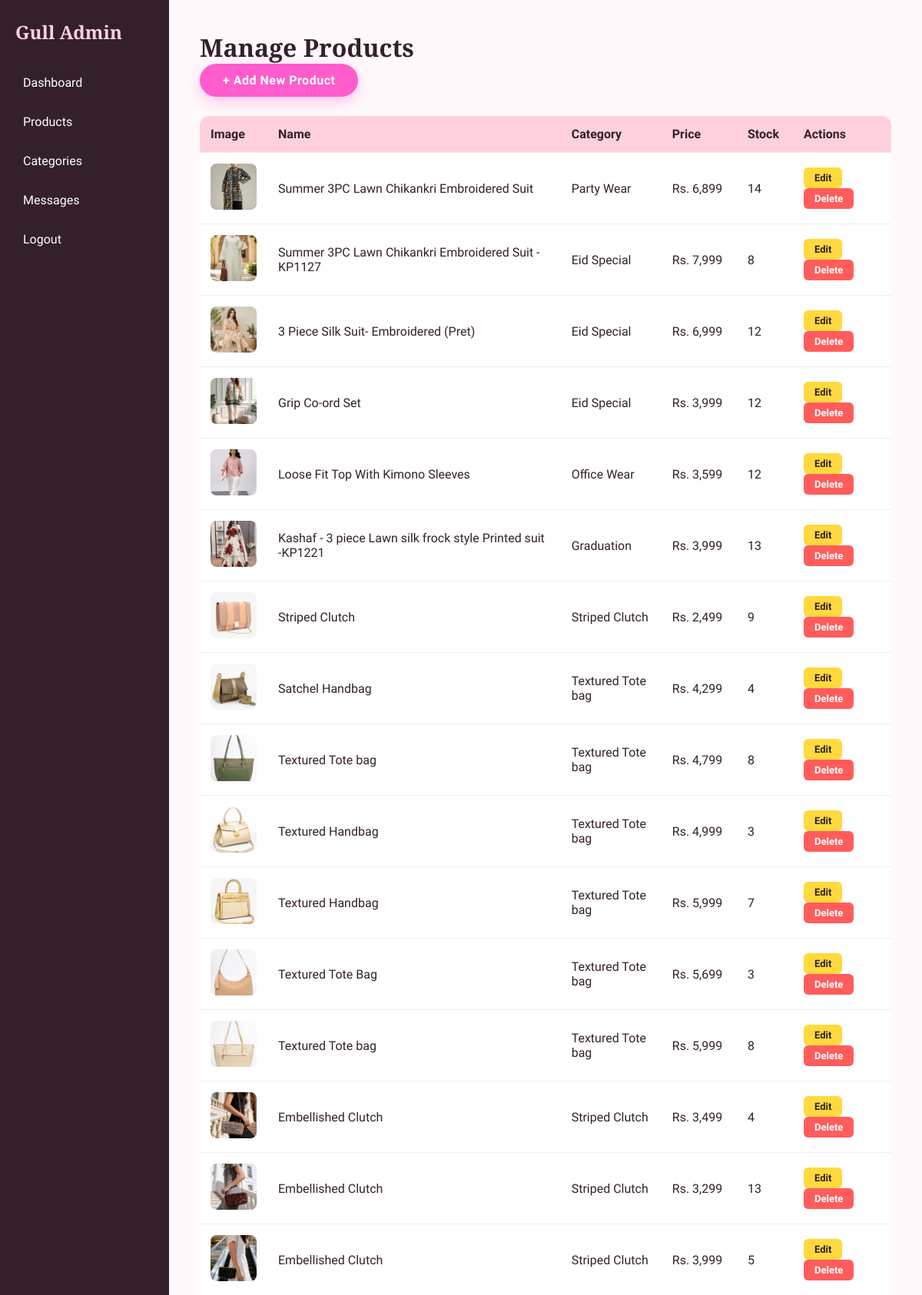
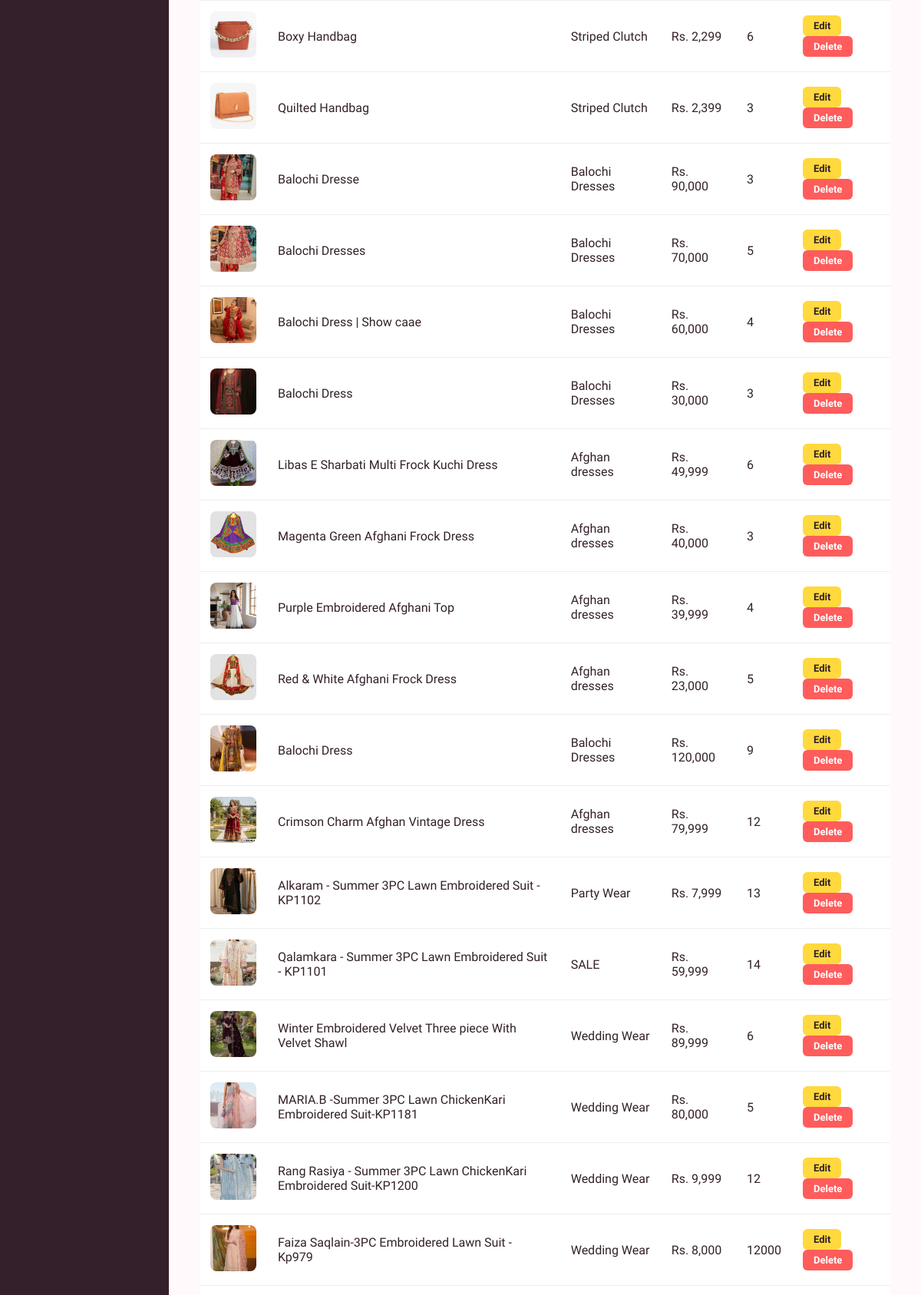
Page /admin/products.php (signed in, upper part) on the committed database (2 pictures, top to bottom).
### tables this page shows
CREATE TABLE `products` (
  `id` int(11) NOT NULL,
  `category_id` int(11) NOT NULL,
  `name` varchar(150) NOT NULL,
  `description` text DEFAULT NULL,
  `price` decimal(10,2) NOT NULL,
  `stock` int(11) DEFAULT 0,
  `image` varchar(255) DEFAULT NULL,
  `created_at` timestamp NOT NULL DEFAULT current_timestamp()
);

CREATE TABLE `categories` (
  `id` int(11) NOT NULL,
  `name` varchar(100) NOT NULL,
  `created_at` timestamp NOT NULL DEFAULT current_timestamp(),
  `image` varchar(255) DEFAULT NULL
);

### admin/products.php (the view)
<?php include '../includes/admin_header.php'; ?>
<h1>Manage Products</h1>
<a href="add_product.php" class="btn-primary">+ Add New Product</a>
<table class="admin-table">
    <thead>
        <tr>
            <th>Image</th>
            <th>Name</th>
            <th>Category</th>
            <th>Price</th>
            <th>Stock</th>
            <th>Actions</th>
        </tr>
    </thead>
    <tbody>
        <?php
        $sql = "SELECT products.*, categories.name AS category_name
                FROM products
                LEFT JOIN categories ON products.category_id = categories.id
                ORDER BY products.created_at DESC";
        $result = $conn->query($sql);
        if ($result && $result->num_rows > 0):
            while ($row = $result->fetch_assoc()):
        ?>
        <tr>
            <td><img src="/gull_boutique/images/<?php echo htmlspecialchars($row['image']); ?>" alt="" class="table-thumb"></td>
            <td><?php echo htmlspecialchars($row['name']); ?></td>
            <td><?php echo htmlspecialchars($row['category_name']); ?></td>
            <td>Rs. <?php echo number_format($row['price']); ?></td>
            <td><?php echo htmlspecialchars($row['stock']); ?></td>
            <td>
                <a href="edit_product.php?id=<?php echo $row['id']; ?>" class="btn-small btn-edit">Edit</a>
                <a href="delete_product.php?id=<?php echo $row['id']; ?>" class="btn-small btn-delete" onclick="return confirm('Delete this product?');">Delete</a>
            </td>
        </tr>
        <?php
            endwhile;
        else:
            echo '<tr><td colspan="6">No products yet.</td></tr>';
        endif;
        ?>
    </tbody>
</table>
<?php include '../includes/admin_footer.php'; ?>

### css/style.css (style rules this page uses)
html, body { overflow-x: hidden; max-width: 100%; }
img { max-width: 100%; }
:root { --pink-light: #FFD1DC; --pink-deep: #FF5CCD; --text-dark: #33202b; --font-heading: 'Playfair Display', Georgia, serif; }
h1, h2, h3, .hero h1, .page-header h1, .featured h2, .about-teaser h2, .about-story h2, .about-mission h2, .about-values h2, .testimonials-section h2, .newsletter-section h2, .category-scroll-header h2, .value-card h3, .product-info h3, .detail-info h1, .reviews-section h2 { font-family: var(--font-heading); font-weight: 600; }
* { margin: 0; padding: 0; box-sizing: border-box; font-family: 'Segoe UI', sans-serif; }
body { background-color: #fff9fb; color: var(--text-dark); }
.btn-primary { display: inline-block; background-color: var(--pink-deep); color: white; padding: 12px 30px; border-radius: 30px; text-decoration: none; font-weight: 600; transition: background 0.2s; }
.admin-table { width: 100%; border-collapse: collapse; margin-top: 25px; background: white; border-radius: 12px; overflow: hidden; }
.admin-table th, .admin-table td { padding: 14px; text-align: left; border-bottom: 1px solid #eee; }
.admin-table th { background-color: var(--pink-light); }
.table-thumb { width: 60px; height: 60px; object-fit: cover; border-radius: 8px; }
.btn-small { display: inline-block; padding: 6px 14px; border-radius: 6px; text-decoration: none; font-size: 13px; font-weight: 600; margin-right: 5px; }
.btn-edit { background-color: #ffd93d; color: #33202b; }
.btn-delete { background-color: #ff5c5c; color: white; }
.btn-primary { letter-spacing: 0.5px; box-shadow: 0 6px 18px rgba(255, 92, 205, 0.35); transition: transform 0.25s, box-shadow 0.25s, background 0.25s; }

### rows in the picture
products: image (picture), name "Summer 3PC Lawn Chikankri Embroidered Suit", category.name "Party Wear", price "6,899", stock "14"
products: image (picture), name "Summer 3PC Lawn Chikankri Embroidered Suit - KP1127", category.name "Eid Special", price "7,999", stock "8"
products: image (picture), name "3 Piece Silk Suit- Embroidered (Pret)", category.name "Eid Special", price "6,999", stock "12"
products: image (picture), name "Grip Co-ord Set", category.name "Eid Special", price "3,999", stock "12"
products: image (picture), name "Loose Fit Top With Kimono Sleeves", category.name "Office Wear", price "3,599", stock "12"
products: image (picture), name "Kashaf - 3 piece Lawn silk frock style Printed suit -KP1221", category.name "Graduation", price "3,999", stock "13"
products: image (picture), name "Striped Clutch", category.name "Striped Clutch", price "2,499", stock "9"
products: image (picture), name "Satchel Handbag", category.name "Textured Tote bag", price "4,299", stock "4"
products: image (picture), name "Textured Tote bag", category.name "Textured Tote bag", price "4,799", stock "8"
products: image (picture), name "Textured Handbag", category.name "Textured Tote bag", price "4,999", stock "3"
products: image (picture), name "Textured Handbag", category.name "Textured Tote bag", price "5,999", stock "7"
products: image (picture), name "Textured Tote Bag", category.name "Textured Tote bag", price "5,699", stock "3"
products: image (picture), name "Textured Tote bag", category.name "Textured Tote bag", price "5,999", stock "8"
products: image (picture), name "Embellished Clutch", category.name "Striped Clutch", price "3,499", stock "4"
products: image (picture), name "Embellished Clutch", category.name "Striped Clutch", price "3,299", stock "13"
products: image (picture), name "Embellished Clutch", category.name "Striped Clutch", price "3,999", stock "5"
products: image (picture), name "Boxy Handbag", category.name "Striped Clutch", price "2,299", stock "6"
products: image (picture), name "Quilted Handbag", category.name "Striped Clutch", price "2,399", stock "3"
products: image (picture), name "Balochi Dresse", category.name "Balochi Dresses", price "90,000", stock "3"
products: image (picture), name "Balochi Dresses", category.name "Balochi Dresses", price "70,000", stock "5"
products: image (picture), name "Balochi Dress | Show caae", category.name "Balochi Dresses", price "60,000", stock "4"
products: image (picture), name "Balochi Dress", category.name "Balochi Dresses", price "30,000", stock "3"
products: image (picture), name "Libas E Sharbati Multi Frock Kuchi Dress", category.name "Afghan dresses", price "49,999", stock "6"
products: image (picture), name "Magenta Green Afghani Frock Dress", category.name "Afghan dresses", price "40,000", stock "3"
products: image (picture), name "Purple Embroidered Afghani Top", category.name "Afghan dresses", price "39,999", stock "4"
products: image (picture), name "Red & White Afghani Frock Dress", category.name "Afghan dresses", price "23,000", stock "5"
products: image (picture), name "Balochi Dress", category.name "Balochi Dresses", price "120,000", stock "9"
products: image (picture), name "Crimson Charm Afghan Vintage Dress", category.name "Afghan dresses", price "79,999", stock "12"
products: image (picture), name "Alkaram - Summer 3PC Lawn Embroidered Suit - KP1102", category.name "Party Wear", price "7,999", stock "13"
products: image (picture), name "Qalamkara - Summer 3PC Lawn Embroidered Suit - KP1101", category.name "SALE", price "59,999", stock "14"
products: image (picture), name "Winter Embroidered Velvet Three piece With Velvet Shawl", category.name "Wedding Wear", price "89,999", stock "6"
products: image (picture), name "MARIA.B -Summer 3PC Lawn ChickenKari Embroidered Suit-KP1181", category.name "Wedding Wear", price "80,000", stock "5"
products: image (picture), name "Rang Rasiya - Summer 3PC Lawn ChickenKari Embroidered Suit-KP1200", category.name "Wedding Wear", price "9,999", stock "12"
products: image (picture), name "Faiza Saqlain-3PC Embroidered Lawn Suit - Kp979", category.name "Wedding Wear", price "8,000", stock "12000"
